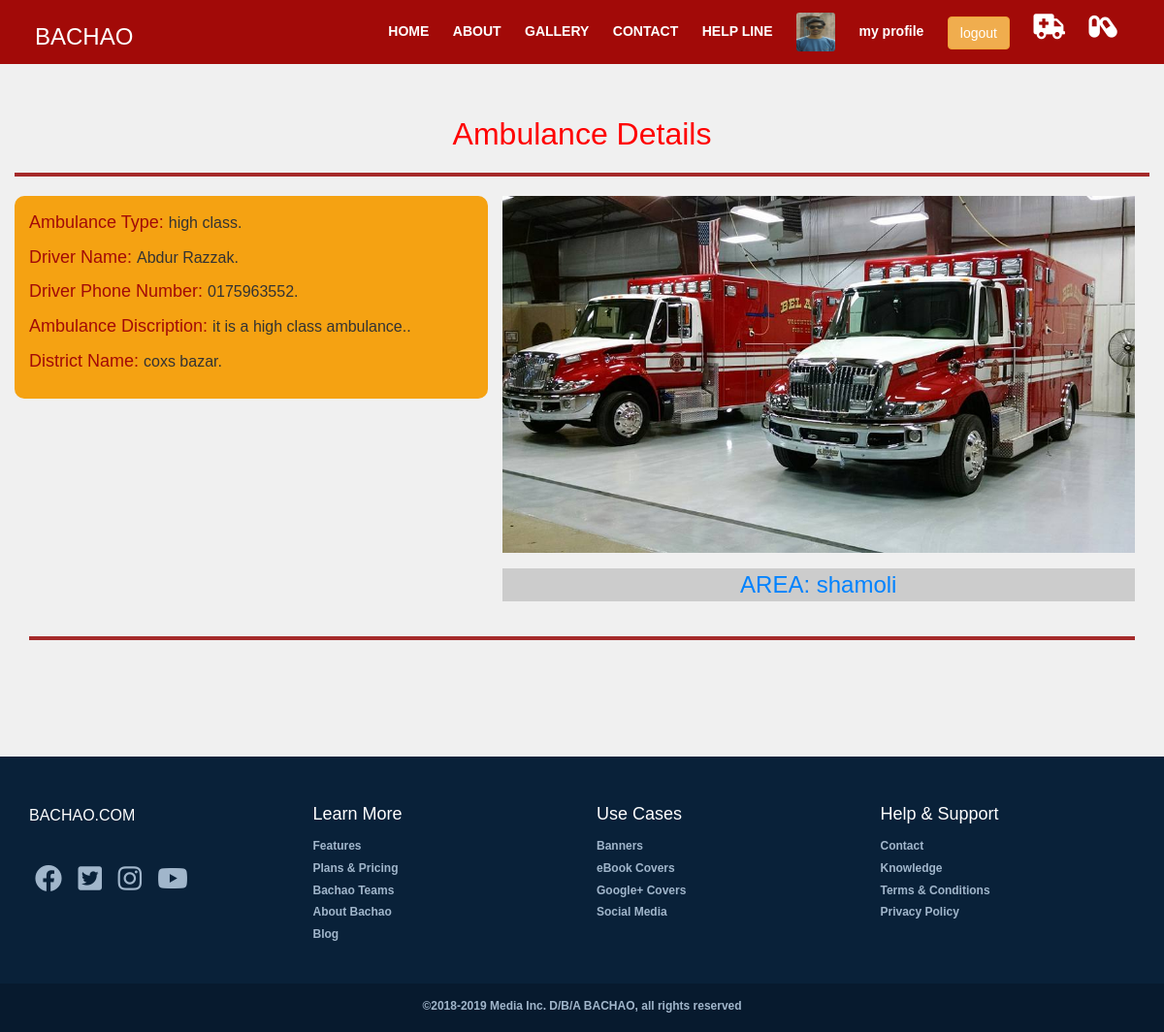
The page /reg_user/view_user_ambulance.php?id=1 (signed in) on the database its author committed.
### tables this page shows
CREATE TABLE IF NOT EXISTS `registration` (
`reg_id` int(50) NOT NULL,
  `first_name` varchar(50) NOT NULL,
  `last_name` text NOT NULL,
  `address` varchar(50) NOT NULL,
  `city` varchar(50) NOT NULL,
  `state` varchar(50) NOT NULL,
  `zip` int(50) NOT NULL,
  `nid` varchar(200) NOT NULL,
  `age` int(50) NOT NULL,
  `gender` varchar(50) NOT NULL,
  `date` date NOT NULL,
  `phone` varchar(50) NOT NULL,
  `email` varchar(50) NOT NULL,
  `blood` varchar(50) NOT NULL,
  `photo` varchar(50) NOT NULL,
  `pass` varchar(50) NOT NULL,
  `type` int(50) NOT NULL
);

CREATE TABLE IF NOT EXISTS `add_ambulance` (
`amb_id` int(50) NOT NULL,
  `ambulance_number` varchar(50) NOT NULL,
  `driver_name` varchar(50) NOT NULL,
  `dr_p_nu` varchar(50) NOT NULL,
  `ambulance_type` varchar(50) NOT NULL,
  `ambulance_area` varchar(50) NOT NULL,
  `am_discrip` varchar(50) NOT NULL,
  `amb_photo` varchar(50) NOT NULL,
  `district_name` varchar(100) NOT NULL
);

### reg_user/view_user_ambulance.php (the view)
<?php
include 'reg_header.php';
include 'reg_menu.php';
?>
<section class="user_pro">
<div class="container">
<?php
$id=$_GET['id'];
    $select= mysql_query("SELECT * FROM add_ambulance WHERE amb_id='$id'");
    $fetch=  mysql_fetch_array($select);
    ?>
    <div class="row">
        <h1>Ambulance Details</h1>
        <hr>
        <div class="col-md-5 amb_text book_form">
        <p><span>Ambulance Type: </span><?php echo $fetch['ambulance_type'];?>.</p>
            <p><span>Driver Name: </span><?php echo $fetch['driver_name'];?>.</p>
            <p><span>Driver Phone Number: </span><?php echo $fetch['dr_p_nu'];?>.</p>
            <p><span>Ambulance Discription: </span><?php echo $fetch['am_discrip'];?>.</p>
            <p><span>District Name: </span><?php echo $fetch['district_name'];?>.</p>
        </div>
        <div class="col-md-7 amb_pic">
            <img src="../<?php echo $fetch['amb_photo'];?>" class="img-responsive">
            <h3 class="user_name">AREA: <?php echo $fetch['ambulance_area'];?> </h3>
        </div>
    </div><hr>
</div>
</section>
<?php include '../user_footer.php';?>

### reg_user/reg_menu.php (shortened to what this page needs)
<div class="wrapper">
		<header>
			<nav>
			 <?php
    $user_email = $_SESSION['email'];
    $select= mysql_query("SELECT * FROM registration WHERE email='$user_email'");
    $fetch=  mysql_fetch_array($select);
    ?>
				<div class="logo ">
                                    <a href="reg_index.php"><h3 style="color: #fff;">BACHAO</h3></a>
				</div>
				<div class="menu black">
					<ul>
						<li><a href="reg_index.php">HOME</a></li>
						<li><a href="reg_about.php">ABOUT</a></li>
						<li><a href="reg_gallery.php">GALLERY </a></li>
						<li><a href="reg_contact.php">CONTACT</a></li>
                                                <li><a href="help_line.php">HELP LINE</a></li>
                                                <li class="re_img_li"><img class="re_img"  src="../<?php echo $fetch['photo'];?>"></li>
                                                <li><a href="reg_user_profile.php">my profile</a></li>
                                                <li><a href="../logout.php"><button type="button" class="bt btn btn-warning">logout</button></a></li>
                                                <li><a href="view_user_msg.php"><i style="font-size:26px;" class="fa fa-ambulance"></i></a></li>
                                                <li><a href="view_medi_msg.php"><i style="font-size:26px;" class="fas fa-capsules"></i></a></li>
                                        </ul>
				</div>
			</nav>
		</header>
	</div>

### style.css (style rules this page uses)
html,body { margin:0; padding: 0; width: 100%; }
body { height: 100vh; background: #f0f0f0; font-size: 16PX; font-family:proxima-nova,sans-serif; display: table; }
header { width:100%; height:10vh; background-size:cover; }
.wrapper { width:100%; height:0vh; background: url() no-repeat 50% 10%; background-size:cover; }
.logo { position: fixed; float: left; margin: -20px 36px; color: #f6f7fb; font-weight: bold; font-size: 24px; padding: 25px 0px; }
nav { position:fixed; width:100%; z-index: 20; }
nav ul { list-style:none; background:#A20A08; overflow:hidden; color:#fff; padding:8px; text-align:center; padding-left: 30%; transition:0.3s; }
nav ul li { display:inline-block; right: 0; padding: 5px 10px; }
nav ul li a { text-decoration:none; color:#fff; font-size:14px; font-weight: bold; }
.user_pro { margin: 100px auto; text-align: center; }
.user_pro h1 { color:red; }
.user_pro hr { border: 2px solid brown; }
.amb_pic h3 { padding: 4px; background: #ccc; margin: 16px auto; color: #0082ff; }
.amb_text { margin-top: 100px; }
.amb_text p { font-size: 16px; text-align: left; }
.amb_text p span { font-size: 18px; color: #A20A08; }
.book_form { margin: 0px auto; background: #f5a212; border-radius: 10px; padding: 15px; text-align: left; }

### reg_user/reg_menu.php (style rules this page uses)
.re_img { height: 40px; width: 40px; border-radius: 3px; }

### rows shown on the page
registration: photo (picture)
add_ambulance: ambulance_type "high class", driver_name "Abdur Razzak", dr_p_nu "0175963552", am_discrip "it is a high class ambulance.", district_name "coxs bazar", amb_photo (picture), ambulance_area "shamoli"
